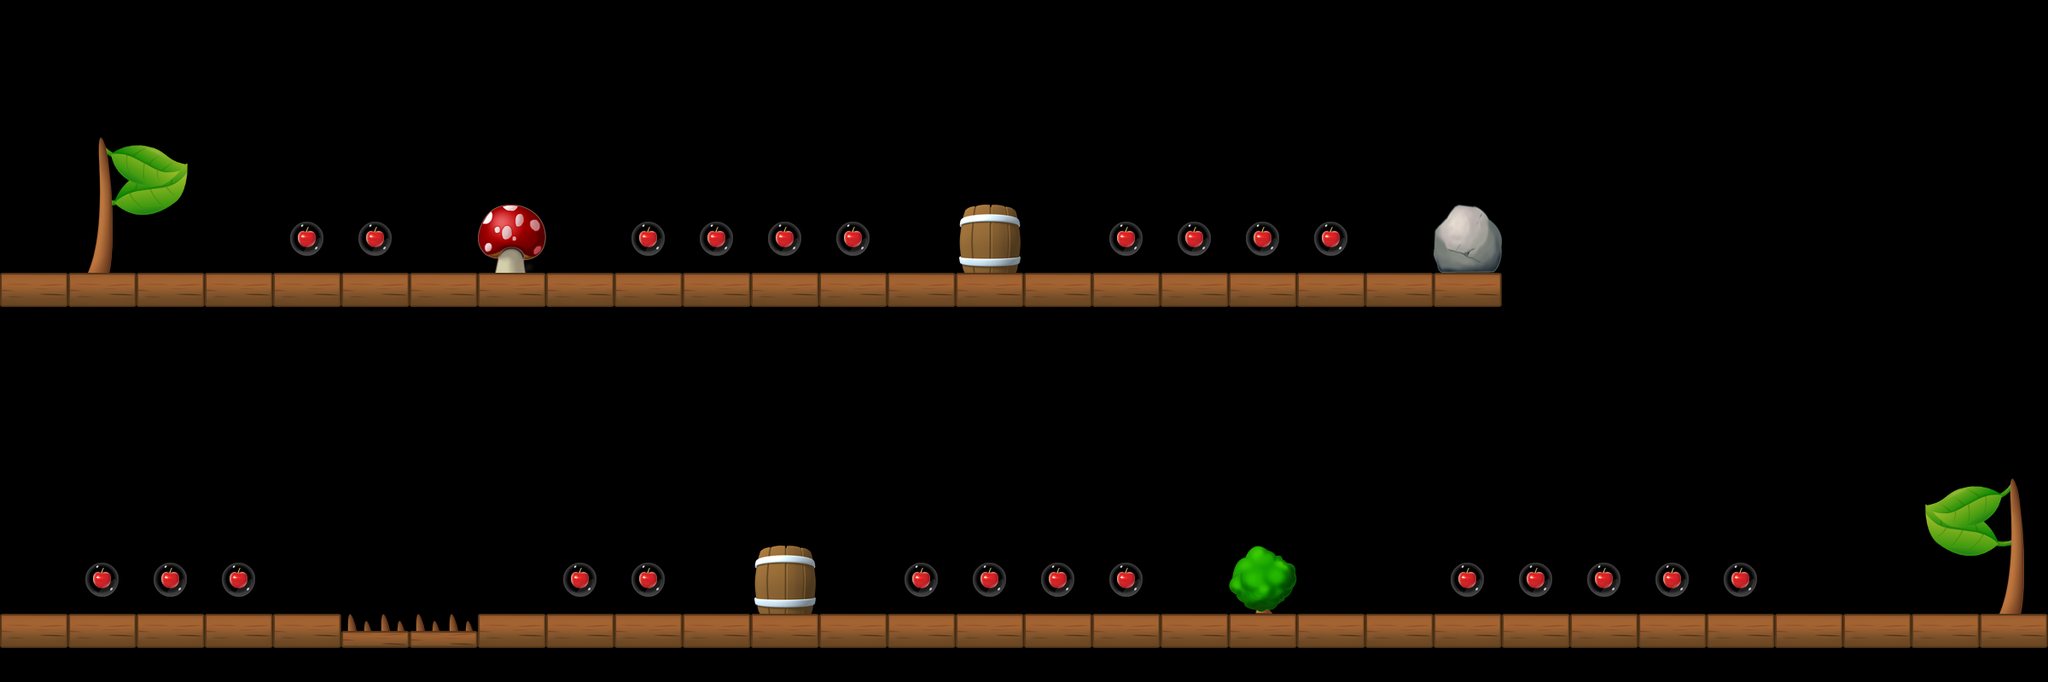

This game map was drawn from its Tiled (.tmx) file and the tilesets committed beside it. A one-line description and the trimmed map source follow:
An orthogonal 30x10 tile map with 80x80 px tiles, 1 tile layer (Level).

<map version="1.0" orientation="orthogonal" width="30" height="10" tilewidth="80" tileheight="80">
 <properties>
  <property name="StartDirection" value="0" />
 </properties>
 <tileset firstgid="1" name="Untitled" tilewidth="80" tileheight="80">
  <image source="tileset.png" width="640" height="320" />
 </tileset>
 <layer name="Level" width="30" height="10">
  <data>[300 cells, 90 non-empty, 16 distinct tile ids]</data>
 </layer>
</map>
